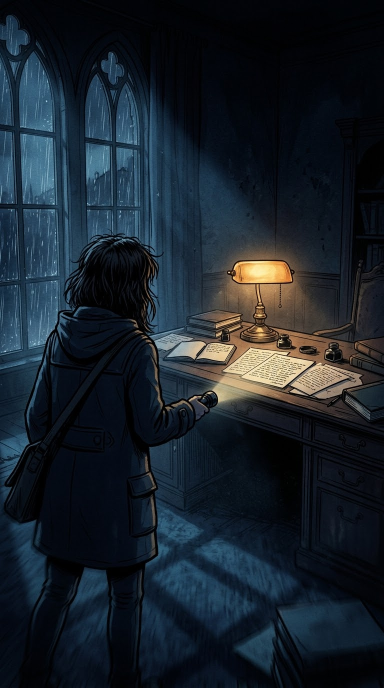
#> input picture video/source.jpg, 768 x 1376 px (shown at 1/2 size)
$ python -i render_verity.py   (imports and definitions only)
#> lines starting #> are read from the running program, lines starting #| are printed output that depends on the picture; after the words box and inside, x2 and y2 are one past the last pixel; in counts of white or black regions, pixels touching at a corner belong together
#> further down, picture is the input picture: shape (1376, 768, 3); mean B, G, R 43.2, 34.3, 25.1
"""Render the Verity breakdown video (16:9) from narration clips + procedural ink-style scenes.

usage: python render_verity.py <style.jpg> <vo_dir> <work_dir> <out.mp4>

If <work_dir>/scenes/NN.png exists (a real illustration for scene NN), it is used
instead of the procedural scene, with the same rain/flicker/camera treatment.
"""
import os, sys, re, glob, wave, subprocess
from multiprocessing import Pool
import numpy as np
from PIL import Image, ImageDraw, ImageFilter, ImageFont

# [1 line that did not run here, left out]
W, H, FPS = 1920, 1080, 30
CW, CH = 2112, 1188
XF = 0.6                     # crossfade seconds
SR = 48000
FONT_B = "/usr/share/fonts/truetype/dejavu/DejaVuSerif-Bold.ttf"
FONT_I = "/usr/share/fonts/truetype/liberation/LiberationSerif-Italic.ttf"
# [1 line not run here, left out]

NAVY = (0.035, 0.06, 0.10)
SLATE = (0.16, 0.25, 0.33)
AMBER = np.array([1.0, 0.68, 0.30], np.float32)
COOL = np.array([0.72, 0.84, 1.0], np.float32)
INK = (0.015, 0.02, 0.03)


# ---------- drawing helpers ----------
def grad(w, h, top, bot):
    t = np.linspace(0, 1, h, dtype=np.float32)[:, None, None]
    return np.broadcast_to(np.array(top, np.float32) * (1 - t) + np.array(bot, np.float32) * t, (h, w, 3)).copy()

# [10 lines left out: functions fog, radial, not called in this run]

def layer(w, h):
    im = Image.new("L", (w, h), 0)
    return im, ImageDraw.Draw(im)

def m(im, blur=0):
    if blur: im = im.filter(ImageFilter.GaussianBlur(blur))
    return np.asarray(im).astype(np.float32) / 255

def paint(img, mask, color, a=1.0):
    img *= 1 - (mask * a)[..., None]
    img += (mask * a)[..., None] * np.array(color, np.float32)

def glow(img, mask, color, a=1.0):
    img += (mask * a)[..., None] * np.array(color, np.float32)

def inkify(img, seed=0):
    """Cross-hatching in the shadows + outline darkening for an inked comic look."""
#> called with seed = 0
    h, w = img.shape[:2]
#> h = 1376; w = 768
    lum = img.mean(2)
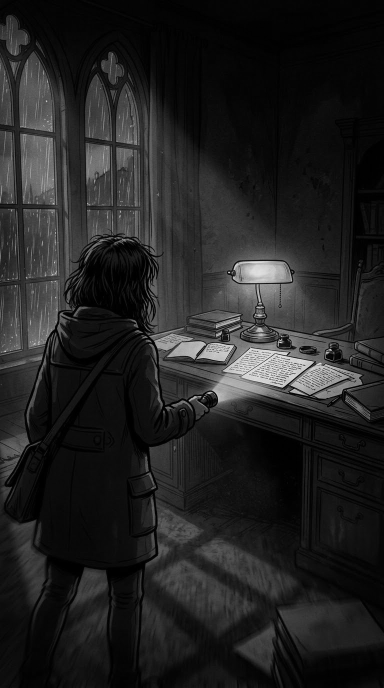
#> lum: shape (1376, 768) float64 (shown at 1/2 size); min 0, max 239.3, mean 34.2
    yy, xx = np.mgrid[0:h, 0:w]
    r = np.random.default_rng(seed).random((h, w)) < 0.85
    h1 = ((xx + yy) % 11 == 0) & r
    h2 = ((xx - yy) % 11 == 0) & r
    shade = np.clip((0.22 - lum) / 0.22, 0, 1)
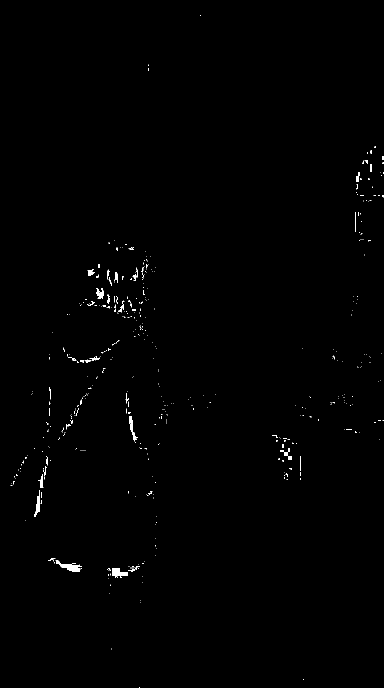
#> shade: shape (1376, 768) float64 (shown at 1/2 size); values 0 (black) and 1 (white), 0.48% white; 484 white regions (434 under 20 px), largest, box (x1, y1, x2, y2) and area: (111, 1120, 163, 1144) 529, (224, 1136, 256, 1155) 379, (68, 980, 80, 1034) 280
    dark = h1 * np.clip(shade * 1.6, 0, 1) * 0.35 + h2 * np.clip(shade * 2.5 - 1, 0, 1) * 0.35
#> (the run stopped early here; a loop or call above may not have finished)
